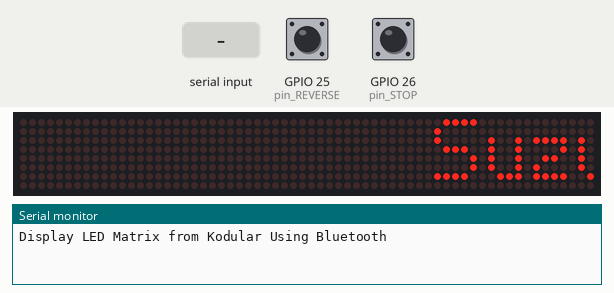
Simulated run of this sketch. Board: ESP32. On the bench: 64×8 LED matrix, the last lines printed to the serial monitor. The inputs (shaded band) are chosen by the test bench; at power-on: GPIO 25 (pin_REVERSE) HIGH, GPIO 26 (pin_STOP) HIGH. Nothing arrives over Bluetooth unless stated.

Above: at 3.7 s.
3.8 s: "1\n" received over the second serial link
At 4.9 s:
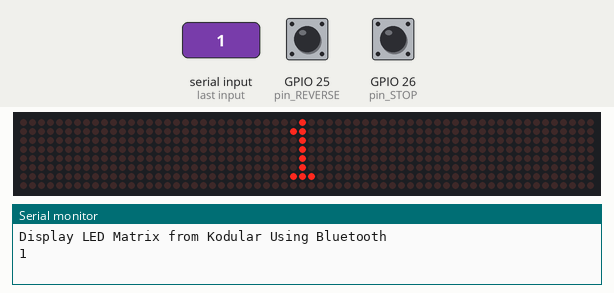
5.3 s: GPIO 25 (pin_REVERSE) pulled LOW for 0.15 s
At 5.46 s:
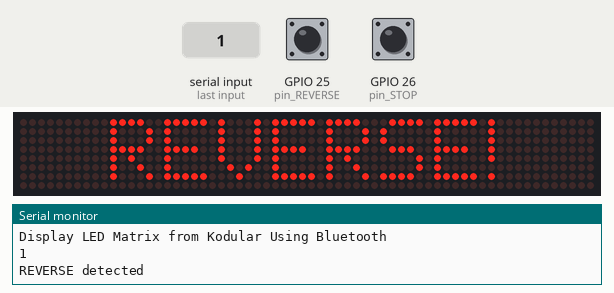
6.0 s: GPIO 25 (pin_REVERSE) pulled LOW for 1 s
At 7.07 s:
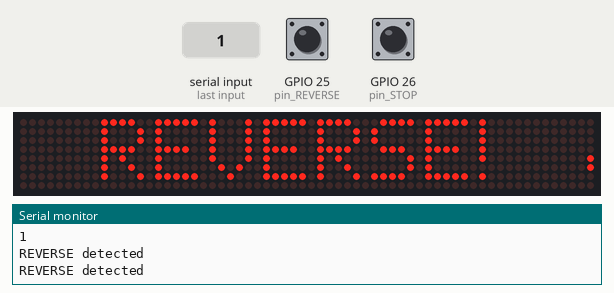

Measured:
- after the input at 3.8 s, the display: changes at once (image 1)
- after the input at 5.3 s, the display: changes after 0.10 s (image 2)
- after the input at 6.0 s, the display: first changes after 0.10 s (image 3 shows a later state)

The sketch:

ESP32_BT_Kodular_LEDMax7219_Car.ino
```cpp
/*  using ESP32 with bluetooth
    to select your board follow these steps.
    Tools → boards → scroll down to find ESP32 Dev Module → select the port
    Reference GPIO  https://www.botnroll.com/en/esp32/3639-wemos-d1-r32-w-esp32-uno-r3-pinout.html
    Wiring LED Max7219 in ESP32 Dev (Uno Board):
      - CLK : 18
      - CS  : 5
      - DIN : 23
*/
#include <BluetoothSerial.h>

// Pengaturan Bluetooth
BluetoothSerial SerialBT;

//Setup for LED dot Max7219==============================
#include <MD_Parola.h>
#include <MD_MAX72xx.h>
#include <SPI.h>
#define HARDWARE_TYPE MD_MAX72XX::FC16_HW
#define MAX_DEVICES 8   //I use 8 dot matrix
#define CS_PIN 5
// Hardware SPI connection
MD_Parola P = MD_Parola(HARDWARE_TYPE, CS_PIN, MAX_DEVICES);
//Setup for LED dot Max7219==============================

String default_msg = "Jaga Jarak Aman!";
String msg = default_msg;

//for input/output
int pin_STOP = 26;
int pin_REVERSE = 25;
bool status_stop = false;
bool status_reverse = false;

//This count for keep message until brake on with the number times
int max_count = 5;
int count = 4;

void setup() {
  Serial.begin(9600);
  P.begin();
  SerialBT.begin("ESP32"); // Nama bluetooth
  delay(500);

  //setup pin input
  pinMode(pin_STOP, INPUT_PULLUP);
  pinMode(pin_REVERSE, INPUT_PULLUP);

  msg = "Suzuki Ignis, Engine Start!";
  SerialBT.println(msg);
  Serial.println("Display LED Matrix from Kodular Using Bluetooth");
  delay(2000);
}

void loop() {
  // Read bluetooth
  processIncomingSerial();

  //check button
  int buttonStop = digitalRead(pin_STOP);
  //buttonstop-----------------------------
  if (buttonStop == LOW )
  {
    if (status_stop == false)
    {
      //Show Stop
      status_stop = true;
      if (count < max_count) {
        count = count + 1;
        delay(100);
        Serial.println(count);
      }
      else {
        msg = "BRAKE ON!";
        SerialBT.println(msg);
        Serial.println("STOP detected");
        delay(100);
      }
    }
  }
  else if (buttonStop == HIGH)
  {
    if (status_stop == true)
    {
      status_stop = false;
      status_reverse = false;
      if (count == max_count) {
        msg = default_msg;
        SerialBT.println(msg);
      }
    }
  }
  //buttonstop-----------------------------

  int buttonReverse = digitalRead(pin_REVERSE);
  //buttonreverse-----------------------------
  if (buttonReverse == LOW )
  {
    if (status_reverse == false)
    {
      //Show Reverse
      status_reverse = true;
      msg = "REVERSE!";
      SerialBT.println(msg);
      Serial.println("REVERSE detected");
      delay(100);
    }
  }
  else if (buttonReverse == HIGH)
  {
    if (status_reverse == true)
    {
      status_reverse = false;
      msg = default_msg;
      SerialBT.println(msg);
    }
  }
  //buttonreverse-----------------------------

  //Show Text in LED Matrix
  if (msg.length() < 10) {
    P.setTextAlignment(PA_CENTER);
    P.print(msg.c_str());
  }
  else {
    if (P.displayAnimate())
      P.displayText(msg.c_str(), PA_LEFT, 70, 70, PA_SCROLL_LEFT, PA_SCROLL_LEFT);
  }
}

// INCOMING SERIAL DATA PROCESSING CODE----------------------------------------
void processIncomingSerial()
{
  if (SerialBT.available()) {
    // Read message from Bluetooth
    String str_serial = SerialBT.readStringUntil('\n');
    // Set default message with previous message
    if (str_serial == "Set_Default") {
      default_msg = msg;
    }
    else if (str_serial == "Reset") {
      default_msg = "Jaga Jarak Aman!";
    }
    else {
      msg = str_serial;
      //Start counting
      count = 0;
      Serial.println(msg);
    }

  }
}
```
